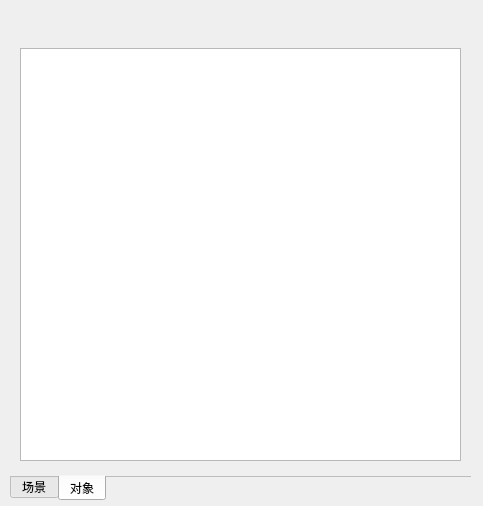
<?xml version="1.0" encoding="UTF-8"?>
<ui version="4.0">
 <class>WorkspaceWindow</class>
 <widget class="QWidget" name="WorkspaceWindow">
  <property name="geometry">
   <rect>
    <x>0</x>
    <y>0</y>
    <width>483</width>
    <height>506</height>
   </rect>
  </property>
  <property name="minimumSize">
   <size>
    <width>200</width>
    <height>300</height>
   </size>
  </property>
  <property name="windowTitle">
   <string>工作空间</string>
  </property>
  <property name="windowIcon">
   <iconset resource="orion2.qrc">
    <normaloff>:/images/unique32.png</normaloff>:/images/unique32.png</iconset>
  </property>
  <property name="styleSheet">
   <string notr="true"/>
  </property>
  <widget class="QWidget" name="layoutWidget">
   <property name="geometry">
    <rect>
     <x>10</x>
     <y>10</y>
     <width>461</width>
     <height>491</height>
    </rect>
   </property>
   <layout class="QVBoxLayout" name="verticalLayout_2">
    <item>
     <widget class="QTabWidget" name="tabWidget">
      <property name="tabPosition">
       <enum>QTabWidget::South</enum>
      </property>
      <property name="currentIndex">
       <number>1</number>
      </property>
      <property name="iconSize">
       <size>
        <width>24</width>
        <height>24</height>
       </size>
      </property>
      <property name="elideMode">
       <enum>Qt::ElideNone</enum>
      </property>
      <property name="documentMode">
       <bool>true</bool>
      </property>
      <widget class="QWidget" name="level">
       <attribute name="icon">
        <iconset resource="orion2.qrc">
         <normaloff>:/images/levels.png</normaloff>:/images/levels.png</iconset>
       </attribute>
       <attribute name="title">
        <string>场景</string>
       </attribute>
       <widget class="QWidget" name="verticalLayoutWidget">
        <property name="geometry">
         <rect>
          <x>10</x>
          <y>10</y>
          <width>441</width>
          <height>441</height>
         </rect>
        </property>
        <layout class="QVBoxLayout" name="verticalLayout">
         <item>
          <layout class="QHBoxLayout" name="horizontalLayout">
           <property name="spacing">
            <number>0</number>
           </property>
           <item>
            <widget class="Line" name="line">
             <property name="orientation">
              <enum>Qt::Vertical</enum>
             </property>
            </widget>
           </item>
           <item>
            <widget class="QPushButton" name="levelpushButton">
             <property name="text">
              <string/>
             </property>
             <property name="icon">
              <iconset resource="orion2.qrc">
               <normaloff>:/images/level.png</normaloff>:/images/level.png</iconset>
             </property>
             <property name="iconSize">
              <size>
               <width>24</width>
               <height>24</height>
              </size>
             </property>
             <property name="flat">
              <bool>true</bool>
             </property>
            </widget>
           </item>
           <item>
            <widget class="QPushButton" name="layerpushButton">
             <property name="text">
              <string/>
             </property>
             <property name="icon">
              <iconset resource="orion2.qrc">
               <normaloff>:/images/layer.png</normaloff>:/images/layer.png</iconset>
             </property>
             <property name="iconSize">
              <size>
               <width>24</width>
               <height>24</height>
              </size>
             </property>
             <property name="flat">
              <bool>true</bool>
             </property>
            </widget>
           </item>
           <item>
            <spacer name="horizontalSpacer">
             <property name="orientation">
              <enum>Qt::Horizontal</enum>
             </property>
             <property name="sizeHint" stdset="0">
              <size>
               <width>40</width>
               <height>20</height>
              </size>
             </property>
            </spacer>
           </item>
           <item>
            <widget class="QPushButton" name="trashpushButton">
             <property name="text">
              <string/>
             </property>
             <property name="icon">
              <iconset resource="orion2.qrc">
               <normaloff>:/images/empty.png</normaloff>:/images/empty.png</iconset>
             </property>
             <property name="iconSize">
              <size>
               <width>24</width>
               <height>24</height>
              </size>
             </property>
             <property name="flat">
              <bool>true</bool>
             </property>
            </widget>
           </item>
          </layout>
         </item>
         <item>
          <widget class="ProjectTreeWidget" name="leveltreeWidget">
           <property name="styleSheet">
            <string notr="true"/>
           </property>
           <property name="editTriggers">
            <set>QAbstractItemView::NoEditTriggers</set>
           </property>
           <property name="dragEnabled">
            <bool>true</bool>
           </property>
           <property name="dragDropMode">
            <enum>QAbstractItemView::DragDrop</enum>
           </property>
           <property name="defaultDropAction">
            <enum>Qt::IgnoreAction</enum>
           </property>
           <property name="iconSize">
            <size>
             <width>24</width>
             <height>24</height>
            </size>
           </property>
           <property name="uniformRowHeights">
            <bool>false</bool>
           </property>
           <property name="expandsOnDoubleClick">
            <bool>false</bool>
           </property>
           <property name="columnCount">
            <number>1</number>
           </property>
           <attribute name="headerVisible">
            <bool>false</bool>
           </attribute>
           <attribute name="headerCascadingSectionResizes">
            <bool>false</bool>
           </attribute>
           <attribute name="headerDefaultSectionSize">
            <number>32</number>
           </attribute>
           <attribute name="headerMinimumSectionSize">
            <number>32</number>
           </attribute>
           <attribute name="headerStretchLastSection">
            <bool>false</bool>
           </attribute>
           <column>
            <property name="text">
             <string>场景</string>
            </property>
           </column>
          </widget>
         </item>
        </layout>
       </widget>
      </widget>
      <widget class="QWidget" name="object">
       <attribute name="icon">
        <iconset resource="orion2.qrc">
         <normaloff>:/images/objects.png</normaloff>:/images/objects.png</iconset>
       </attribute>
       <attribute name="title">
        <string>对象</string>
       </attribute>
       <widget class="QWidget" name="layoutWidget">
        <property name="geometry">
         <rect>
          <x>10</x>
          <y>10</y>
          <width>441</width>
          <height>441</height>
         </rect>
        </property>
        <layout class="QVBoxLayout" name="verticalLayout_3">
         <item>
          <layout class="QHBoxLayout" name="horizontalLayout_2">
           <item>
            <widget class="QPushButton" name="familypushButton">
             <property name="text">
              <string/>
             </property>
             <property name="icon">
              <iconset resource="orion2.qrc">
               <normaloff>:/images/family.png</normaloff>:/images/family.png</iconset>
             </property>
             <property name="iconSize">
              <size>
               <width>24</width>
               <height>24</height>
              </size>
             </property>
             <property name="flat">
              <bool>true</bool>
             </property>
            </widget>
           </item>
           <item>
            <widget class="QPushButton" name="soundpushButton">
             <property name="text">
              <string/>
             </property>
             <property name="icon">
              <iconset resource="orion2.qrc">
               <normaloff>:/images/gallery_audio.png</normaloff>:/images/gallery_audio.png</iconset>
             </property>
             <property name="iconSize">
              <size>
               <width>24</width>
               <height>24</height>
              </size>
             </property>
             <property name="flat">
              <bool>true</bool>
             </property>
            </widget>
           </item>
           <item>
            <widget class="QPushButton" name="moviepushButton">
             <property name="enabled">
              <bool>false</bool>
             </property>
             <property name="text">
              <string/>
             </property>
             <property name="icon">
              <iconset resource="orion2.qrc">
               <normaloff>:/images/default_project.png</normaloff>:/images/default_project.png</iconset>
             </property>
             <property name="iconSize">
              <size>
               <width>24</width>
               <height>24</height>
              </size>
             </property>
             <property name="flat">
              <bool>true</bool>
             </property>
            </widget>
           </item>
           <item>
            <spacer name="horizontalSpacer_2">
             <property name="orientation">
              <enum>Qt::Horizontal</enum>
             </property>
             <property name="sizeHint" stdset="0">
              <size>
               <width>40</width>
               <height>20</height>
              </size>
             </property>
            </spacer>
           </item>
          </layout>
         </item>
         <item>
          <widget class="ObjectTreeWidget" name="objecttreeWidget">
           <property name="editTriggers">
            <set>QAbstractItemView::SelectedClicked</set>
           </property>
           <property name="defaultDropAction">
            <enum>Qt::IgnoreAction</enum>
           </property>
           <attribute name="headerVisible">
            <bool>false</bool>
           </attribute>
           <column>
            <property name="text">
             <string notr="true">1</string>
            </property>
           </column>
          </widget>
         </item>
        </layout>
       </widget>
      </widget>
     </widget>
    </item>
   </layout>
  </widget>
 </widget>
 <customwidgets>
  <customwidget>
   <class>ObjectTreeWidget</class>
   <extends>QTreeWidget</extends>
   <header>objecttreewidget.h</header>
  </customwidget>
  <customwidget>
   <class>ProjectTreeWidget</class>
   <extends>QTreeWidget</extends>
   <header>projecttreewidget.h</header>
  </customwidget>
 </customwidgets>
 <resources>
  <include location="orion2.qrc"/>
 </resources>
 <connections/>
</ui>
